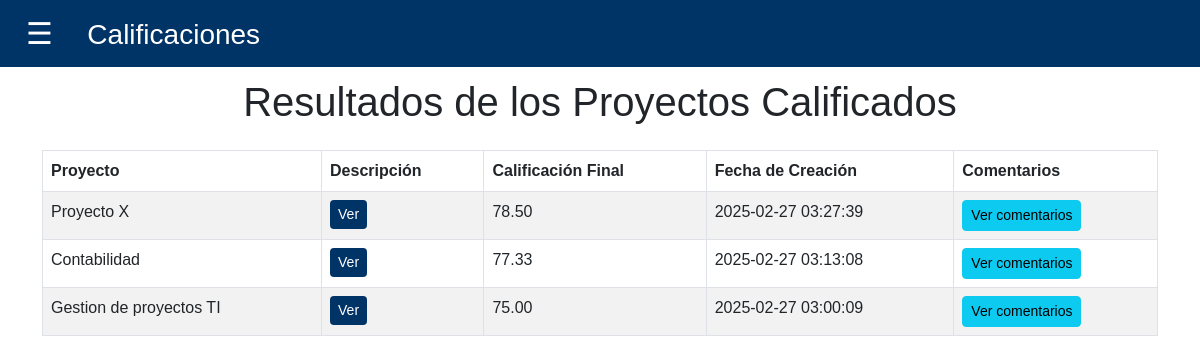
Screenshot of /admin/calificaciones.php (signed in) with the database file from the repository.
### tables this page shows
CREATE TABLE `proyectos` (
  `id` int(11) NOT NULL,
  `nombre` varchar(255) NOT NULL,
  `descripcion` text DEFAULT NULL,
  `fecha_creacion` timestamp NOT NULL DEFAULT current_timestamp(),
  `estado` tinyint(1) DEFAULT NULL
);

### admin/calificaciones.php (the view, shortened to what this page needs)
<?php
$host = "localhost";
$user = "root";
$password = "";
$dbname = "votaciones";
$conexion = new mysqli($host, $user, $password, $dbname);
$sql = "
    SELECT
        p.id,
        p.nombre,
        p.descripcion,
        AVG(c.puntuacion) AS calificacion_final,
        COUNT(c.id) AS num_calificaciones,
        p.fecha_creacion
    FROM
        proyectos p
    LEFT JOIN
        calificaciones c ON p.id = c.proyecto_id
    GROUP BY
        p.id
    ORDER BY
        calificacion_final DESC
";
$result = $conexion->query($sql);
?>
<!DOCTYPE html>
<html lang="es">
<head>
  <link href="https://cdn.jsdelivr.net/npm/bootstrap@5.3.0-alpha1/dist/css/bootstrap.min.css" rel="stylesheet">
</head>
<body>
    <div class="topbar">
        <button class="hamburger-menu" onclick="toggleSidebar()">☰</button>
        <span class="h3 ms-4">Calificaciones</span>
    </div>
    <div class="content">
        <div class="container mt-5">
        <h1 class="text-center mb-4">Resultados de los Proyectos Calificados</h1>
            <div class="table-responsive">
                <table class="table table-striped table-bordered">
                    <thead>
                    <tr>
                        <th>Proyecto</th>
                        <th>Descripción</th>
                        <th>Calificación Final</th>
                        <th>Fecha de Creación</th>
                        <th>Comentarios</th>
                    </tr>
                    </thead>
                    <tbody>
                    <?php
                    if ($result->num_rows > 0) {
                        while ($row = $result->fetch_assoc()) {
                            $calificacion_final = $row['calificacion_final'] ? number_format($row['calificacion_final'] * 20, 2) : 'Sin calificacion';
                            echo "<tr>";
                            echo "<td>" . htmlspecialchars($row['nombre']) . "</td>";
                            echo '<td>';
                            echo '<button class="btn btn-primary btn-sm" type="button" data-bs-toggle="collapse" data-bs-target="#descripcion_' . $row['id'] . '" aria-expanded="false" aria-controls="descripcion_' . $row['id'] . '">Ver</button>';
                            echo '</td>';
                            echo "<td>" . $calificacion_final . "</td>";
                            echo "<td>" . $row['fecha_creacion'] . "</td>";
                            echo "<td>";
                            if ($row['num_calificaciones'] > 0) {
                                echo '<button class="btn btn-info btn-sm" data-bs-toggle="collapse" data-bs-target="#comentarios_' . $row['id'] . '" aria-expanded="false" aria-controls="comentarios_' . $row['id'] . '">Ver comentarios</button>';
                            } else {
                                echo "Sin comentarios";
                            }
                            echo "</td>";
                            echo "</tr>";
                        }
                    } else {
                        echo "<tr><td colspan='6' class='text-center'>No hay proyectos calificados</td></tr>";
                    }
                    ?>
                    </tbody>
                </table>
            </div>
        </div>
    </div>
</body>
</html>

### admin/calificaciones.php (style rules this page uses)
body { font-family: 'Arial', sans-serif; margin: 0; padding: 0; }
.topbar { background-color: #003366; color: white; padding: 10px 20px; position: fixed; top: 0; left: 0; width: 100%; z-index: 1001; }
.topbar .hamburger-menu { font-size: 30px; color: white; background-color: transparent; border: none; cursor: pointer; }
.content { margin-left: 0px; padding: 30px; transition: margin-left 0.3s ease-in-out; }
.container { margin-top: 70px; }
.btn-primary { background-color: #003366; border: none; }

### rows the page displays
proyectos: nombre "Proyecto X", calificacion_final "78.50", fecha_creacion "2025-02-27 03:27:39"
proyectos: nombre "Contabilidad", calificacion_final "77.33", fecha_creacion "2025-02-27 03:13:08"
proyectos: nombre "Gestion de proyectos TI", calificacion_final "75.00", fecha_creacion "2025-02-27 03:00:09"
